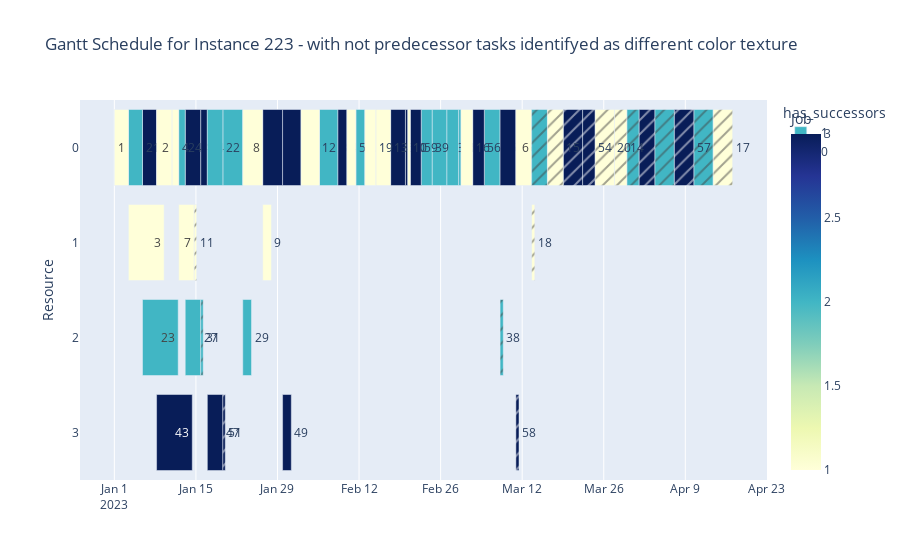

Write notebook code for a chart like this one.
### Code cell
solutions_filepath = "../data/input/HRTInstances/solutions"
instances_path = "../data/input/HRTInstances"

instance = read_input_files.read_file(
    os.path.join(instances_path, f"Instance_{instance_number}.txt")
)

df = read_solutions_files.get_solution_from_instance(
    solutions_filepath, instances_path, instance_number
).sort_values("Resource")

# gantt.plot_gantt_chart(df, instance_number)
gantt.plot_gantt_chart_with_predecessor_flag(
    prepare_resources.add_predecessor_flag(df, instance), instance_number
)

### Figure 1 — Plotly figure (JSON) as saved in the notebook; plotly's stock layout.template omitted (floating-point values rounded to 4 significant figures)
{"data": [{"alignmentgroup": "True", "base": ["2023-03-05T12:00:00", "2023-01-19T15:00:00", "2023-03-01T02:00:00", "2023-02-05T05:00:00", "2023-02-24T13:00:00", "2023-02-27T02:00:00", "2023-02-22T16:00:00", "2023-01-05T20:00:00", "2023-01-13T04:00:00", "2023-01-15T20:00:00", "2023-02-08T09:00:00", "2023-03-08T05:00:00", "2023-01-26T11:00:00", "2023-02-19T23:00:00", "2023-01-29T21:00:00", "2023-02-11T11:00:00", "2023-02-17T10:00:00", "2023-01-12T01:00:00", "2023-01-03T10:00:00", "2023-02-20T19:00:00", "2023-03-03T12:00:00", "2023-01-01T00:00:00", "2023-01-08T06:00:00", "2023-01-10T22:00:00", "2023-02-09T22:00:00", "2023-03-10T22:00:00", "2023-01-23T01:00:00", "2023-02-20T09:00:00", "2023-02-02T01:00:00", "2023-02-14T21:00:00", "2023-03-01T12:00:00", "2023-02-13T00:00:00", "2023-01-16T23:00:00", "2023-01-03T10:00:00", "2023-01-26T11:00:00", "2023-01-12T01:00:00", "2023-01-05T20:00:00", "2023-01-13T04:00:00", "2023-01-23T01:00:00", "2023-01-08T06:00:00", "2023-01-16T23:00:00", "2023-01-29T21:00:00"], "customdata": [[26], [28], [30], [32], [33], [36], [39], [41], [42], [44], [45], [46], [48], [50], [52], [25], [53], [24], [21], [59], [56], [1], [2], [4], [5], [6], [8], [10], [12], [13], [16], [19], [22], [3], [9], [7], [23], [27], [29], [43], [47], [49]], "hovertemplate": "has_successors=1<br>Start=%{base}<br>Finish=%{x}<br>Resource=%{y}<br>Task=%{customdata[0]}<br>Job=%{marker.color}<extra></extra>", "legendgroup": "1", "marker": {"color": [2, 2, 2, 2, 2, 2, 2, 3, 3, 3, 3, 3, 3, 3, 3, 2, 3, 2, 2, 3, 3, 1, 1, 1, 1, 1, 1, 1, 1, 1, 1, 1, 2, 1, 1, 1, 2, 2, 2, 3, 3, 3], "coloraxis": "coloraxis", "pattern": {"shape": ""}}, "name": "1", "offsetgroup": "1", "orientation": "h", "showlegend": true, "text": [26, 28, 30, 32, 33, 36, 39, 41, 42, 44, 45, 46, 48, 50, 52, 25, 53, 24, 21, 59, 56, 1, 2, 4, 5, 6, 8, 10, 12, 13, 16, 19, 22, 3, 9, 7, 23, 27, 29, 43, 47, 49], "textposition": "auto", "type": "bar", "x": [234000000, 295200000, 36000000, 273600000, 219600000, 172800000, 162000000, 208800000, 230400000, 97200000, 133200000, 234000000, 295200000, 36000000, 273600000, 133200000, 219600000, 97200000, 208800000, 162000000, 172800000, 208800000, 230400000, 97200000, 133200000, 234000000, 295200000, 36000000, 273600000, 219600000, 172800000, 162000000, 230400000, 529200000, 129600000, 230400000, 529200000, 230400000, 129600000, 529200000, 230400000, 129600000], "xaxis": "x", "y": ["0", "0", "0", "0", "0", "0", "0", "0", "0", "0", "0", "0", "0", "0", "0", "0", "0", "0", "0", "0", "0", "0", "0", "0", "0", "0", "0", "0", "0", "0", "0", "0", "0", "1", "1", "1", "2", "2", "2", "3", "3", "3"], "yaxis": "y"}, {"alignmentgroup": "True", "base": ["2023-03-29T23:00:00", "2023-04-01T02:00:00", "2023-03-13T15:00:00", "2023-04-03T19:00:00", "2023-04-10T11:00:00", "2023-03-19T01:00:00", "2023-04-07T03:00:00", "2023-03-27T20:00:00", "2023-03-16T08:00:00", "2023-04-13T19:00:00", "2023-03-24T12:00:00", "2023-03-22T09:00:00", "2023-03-13T15:00:00", "2023-01-14T17:00:00", "2023-01-15T20:00:00", "2023-03-08T05:00:00", "2023-01-19T15:00:00", "2023-03-10T22:00:00"], "customdata": [[34], [55], [35], [37], [40], [60], [57], [14], [15], [17], [20], [54], [18], [11], [31], [38], [51], [58]], "hovertemplate": "has_successors=0<br>Start=%{base}<br>Finish=%{x}<br>Resource=%{y}<br>Task=%{customdata[0]}<br>Job=%{marker.color}<extra></extra>", "legendgroup": "0", "marker": {"color": [2, 3, 2, 2, 2, 3, 3, 1, 1, 1, 1, 3, 1, 1, 2, 2, 3, 3], "coloraxis": "coloraxis", "pattern": {"shape": "/"}}, "name": "0", "offsetgroup": "0", "orientation": "h", "showlegend": true, "text": [34, 55, 35, 37, 40, 60, 57, 14, 15, 17, 20, 54, 18, 11, 31, 38, 51, 58], "textposition": "auto", "type": "bar", "x": [183600000, 234000000, 234000000, 288000000, 288000000, 288000000, 288000000, 183600000, 234000000, 288000000, 288000000, 183600000, 46800000, 36000000, 36000000, 46800000, 36000000, 46800000], "xaxis": "x", "y": ["0", "0", "0", "0", "0", "0", "0", "0", "0", "0", "0", "0", "1", "1", "2", "2", "3", "3"], "yaxis": "y"}], "layout": {"barmode": "overlay", "coloraxis": {"colorbar": {"title": {"text": "Job"}}, "colorscale": [[0, "rgb(255,255,217)"], [0.125, "rgb(237,248,177)"], [0.25, "rgb(199,233,180)"], [0.375, "rgb(127,205,187)"], [0.5, "rgb(65,182,196)"], [0.625, "rgb(29,145,192)"], [0.75, "rgb(34,94,168)"], [0.875, "rgb(37,52,148)"], [1, "rgb(8,29,88)"]]}, "legend": {"title": {"text": "has_successors"}, "tracegroupgap": 0}, "title": {"text": "Gantt Schedule for Instance 223 - with not predecessor tasks identifyed as different color texture"}, "xaxis": {"anchor": "y", "domain": [0, 1], "type": "date"}, "yaxis": {"anchor": "x", "autorange": "reversed", "domain": [0, 1], "title": {"text": "Resource"}}}}
